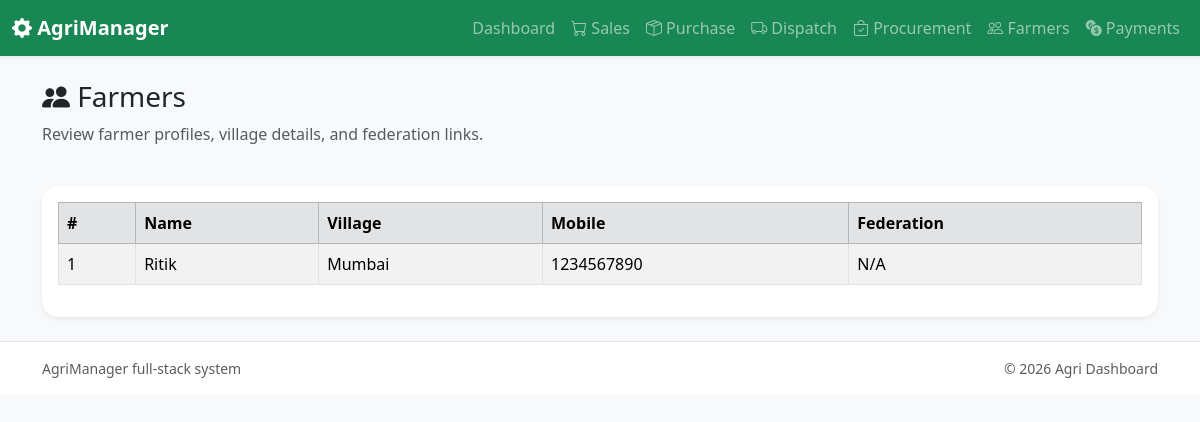
The page /farmers/ on the database its author committed.
### core/models.py (models this page shows, shortened)
class Farmer(models.Model):
    name = models.CharField(max_length=150)
    village = models.CharField(max_length=150)
    mobile = models.CharField(max_length=20)
    federation = models.ForeignKey(Federation, on_delete=models.SET_NULL, null=True, blank=True)

### core/views.py (the view)
# urls.py: path('farmers/', views.farmers_page, name='farmers'),
def farmers_page(request):
    farmers = Farmer.objects.select_related('federation').all()
    return render(request, 'core/farmers.html', {'farmers': farmers})

### core/templates/core/farmers.html (shortened to what this page needs)
{% extends 'core/base.html' %}
{% block content %}
<div class="d-flex justify-content-between align-items-center mb-4">
  <div>
    <h1 class="h3"><i class="bi bi-people-fill"></i> Farmers</h1>
    <p class="text-muted">Review farmer profiles, village details, and federation links.</p>
  </div>
</div>
<div class="card shadow-sm border-0">
  <div class="card-body">
    <div class="table-responsive">
      <table class="table table-striped table-bordered align-middle">
        <thead class="table-secondary">
          <tr>
            <th>#</th>
            <th>Name</th>
            <th>Village</th>
            <th>Mobile</th>
            <th>Federation</th>
          </tr>
        </thead>
        <tbody>
          {% for farmer in farmers %}
          <tr>
            <td>{{ forloop.counter }}</td>
            <td>{{ farmer.name }}</td>
            <td>{{ farmer.village }}</td>
            <td>{{ farmer.mobile }}</td>
            <td>{{ farmer.federation.name|default:"N/A" }}</td>
          </tr>
          {% empty %}
          <tr><td colspan="5" class="text-center text-muted">No farmers registered yet.</td></tr>
          {% endfor %}
        </tbody>
      </table>
    </div>
  </div>
</div>
{% endblock %}

### core/static/core/css/style.css (style rules this page uses)
body { font-family: 'Segoe UI', Tahoma, Geneva, Verdana, sans-serif; }
.card { border-radius: 1rem; }
.table th, .table td { vertical-align: middle; }

### rows shown on the page
Farmer: name "Ritik", village "Mumbai", mobile "1234567890", federation.name "N/A"
